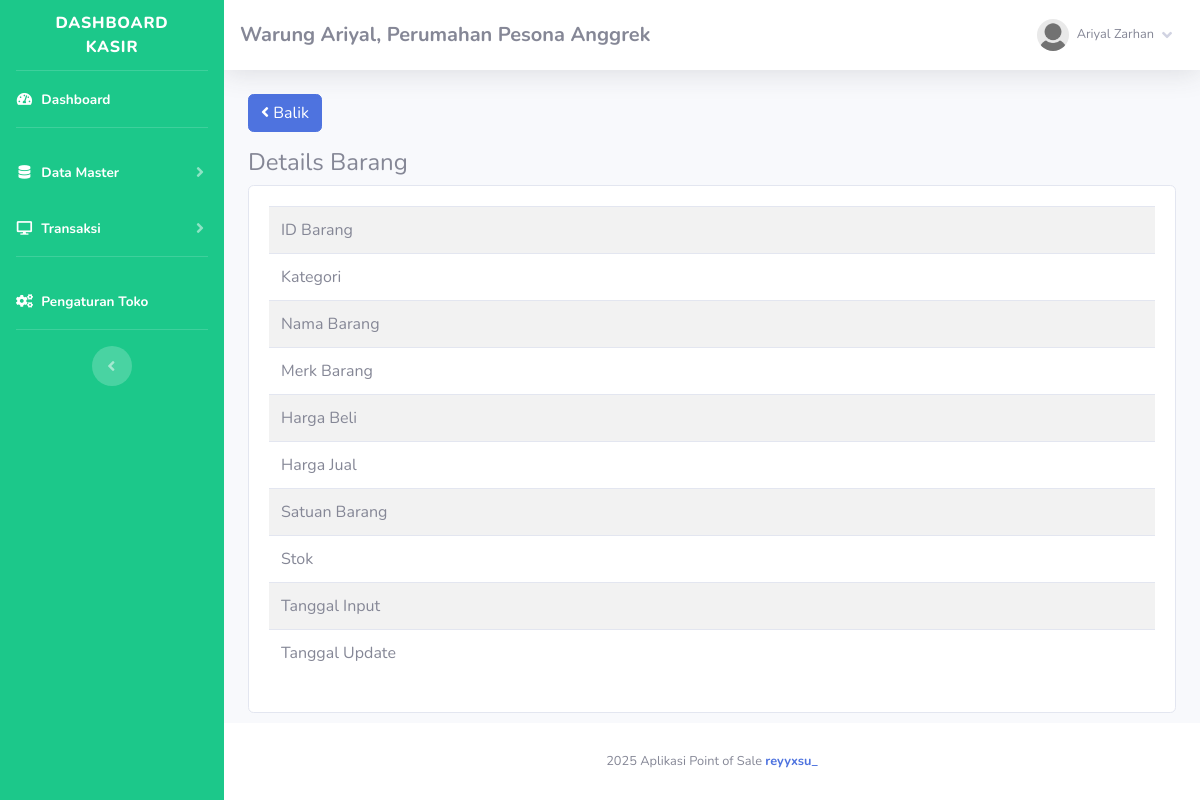
Page /index.php?page=barang/details&barang=BR002 (signed in) on the earlier database version.
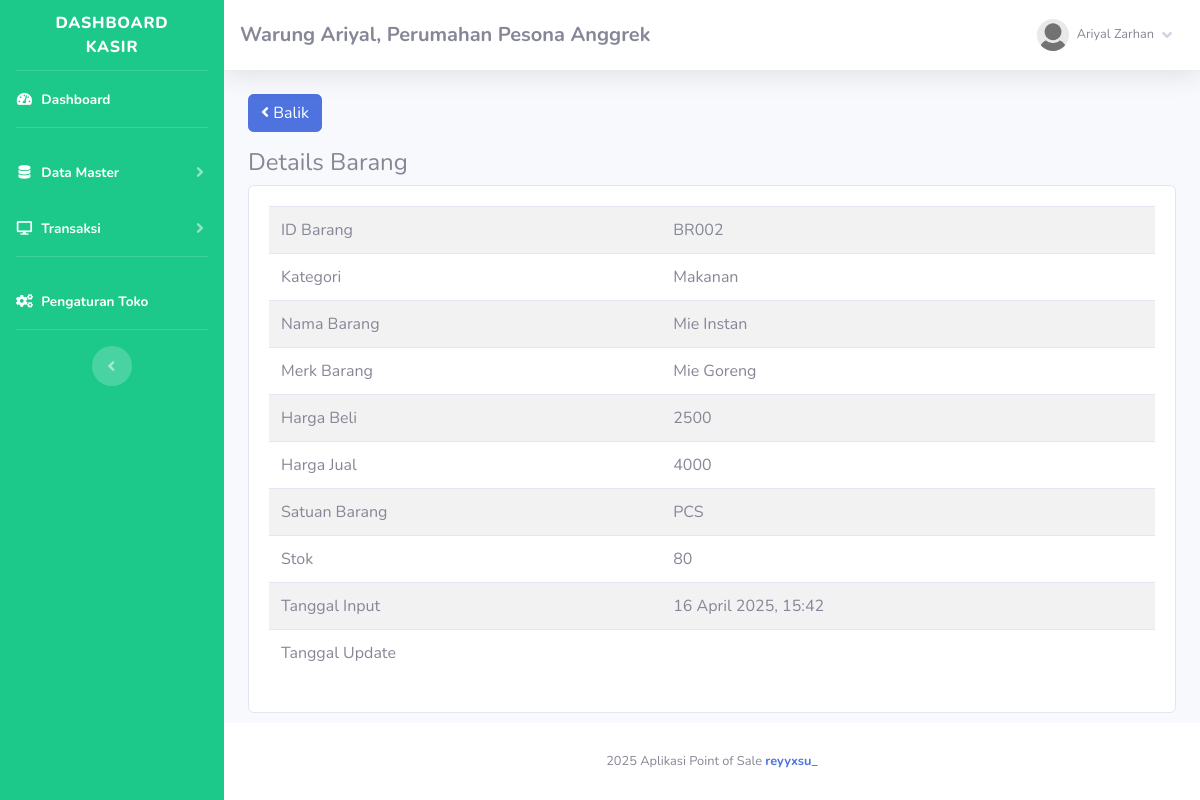
Same page on the later database version.
### tables this page shows
CREATE TABLE `barang` (
  `id` int(11) NOT NULL,
  `id_barang` varchar(255) NOT NULL,
  `id_kategori` int(11) NOT NULL,
  `nama_barang` text NOT NULL,
  `merk` varchar(255) NOT NULL,
  `harga_beli` varchar(255) NOT NULL,
  `harga_jual` varchar(255) NOT NULL,
  `satuan_barang` varchar(255) NOT NULL,
  `stok` text NOT NULL,
  `tgl_input` varchar(255) NOT NULL,
  `tgl_update` varchar(255) DEFAULT NULL
);

CREATE TABLE `kategori` (
  `id_kategori` int(11) NOT NULL,
  `nama_kategori` varchar(255) NOT NULL,
  `tgl_input` varchar(255) NOT NULL
);

### admin/module/barang/details/index.php (the view, shortened to what this page needs)
<?php
	$id = $_GET['barang'];
	$hasil = $lihat -> barang_edit($id);
?>
<a href="index.php?page=barang" class="btn btn-primary mb-3"><i class="fa fa-angle-left"></i> Balik </a>
<h4>Details Barang</h4>
<div class="card card-body">
	<div class="table-responsive">
		<table class="table table-striped">
			<tr>
				<td>ID Barang</td>
				<td><?php echo $hasil['id_barang'];?></td>
			</tr>
			<tr>
				<td>Kategori</td>
				<td><?php echo $hasil['nama_kategori'];?></td>
			</tr>
			<tr>
				<td>Nama Barang</td>
				<td><?php echo $hasil['nama_barang'];?></td>
			</tr>
			<tr>
				<td>Merk Barang</td>
				<td><?php echo $hasil['merk'];?></td>
			</tr>
			<tr>
				<td>Harga Beli</td>
				<td><?php echo $hasil['harga_beli'];?></td>
			</tr>
			<tr>
				<td>Harga Jual</td>
				<td><?php echo $hasil['harga_jual'];?></td>
			</tr>
			<tr>
				<td>Satuan Barang</td>
				<td><?php echo $hasil['satuan_barang'];?></td>
			</tr>
			<tr>
				<td>Stok</td>
				<td><?php echo $hasil['stok'];?></td>
			</tr>
			<tr>
				<td>Tanggal Input</td>
				<td><?php echo $hasil['tgl_input'];?></td>
			</tr>
			<tr>
				<td>Tanggal Update</td>
				<td><?php echo $hasil['tgl_update'];?></td>
			</tr>
		</table>
	</div>
</div>

Differences in the rows shown:
added barang: id_barang "BR002", id_kategori.nama_kategori "Makanan", nama_barang "Mie Instan", merk "Mie Goreng", harga_beli "2500", harga_jual "4000", satuan_barang "PCS", stok "80", tgl_input "16 April 2025, 15:42"
